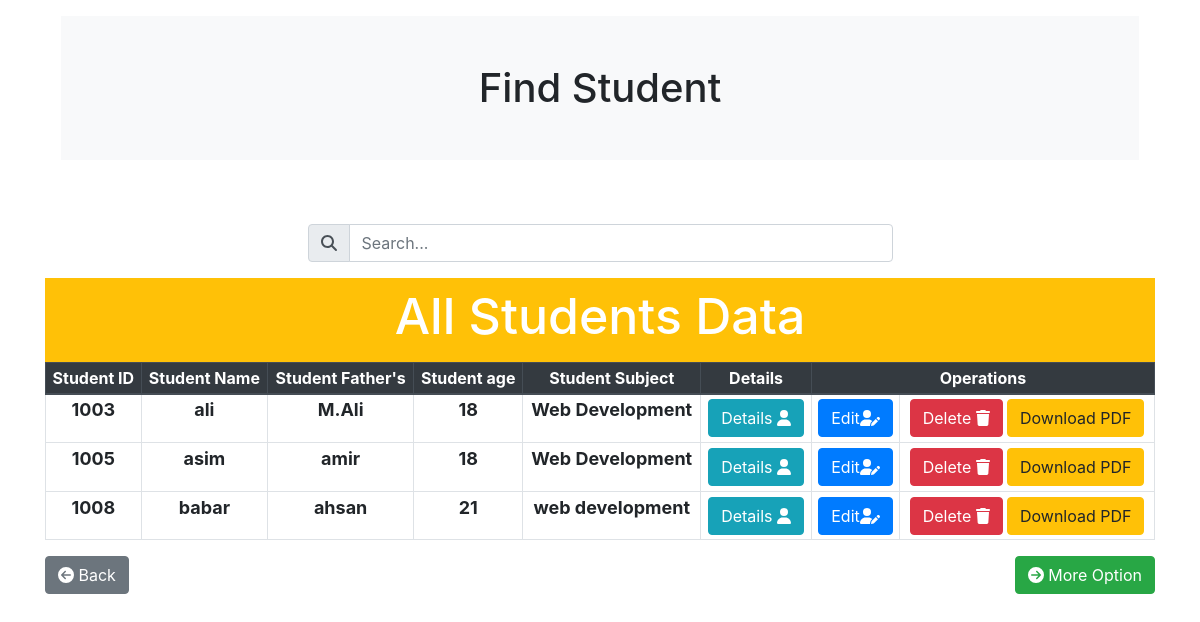
Screenshot of /display.php with the database file from the repository.
### tables this page shows
CREATE TABLE `studentsdata` (
  `StudentId` int(11) NOT NULL,
  `StudentName` varchar(50) NOT NULL,
  `StudentFather` varchar(60) NOT NULL,
  `StudentAge` int(30) NOT NULL,
  `StudentCourse` varchar(40) NOT NULL,
  `username` varchar(255) NOT NULL,
  `password` varchar(255) NOT NULL
);

### display.php (the view, shortened to what this page needs)
<?php
include("conction.php");
$query = "SELECT * FROM studentsdata";
$data=mysqli_query($connection,$query);
$total=mysqli_num_rows($data);
if($total != 0){
?>
<div class="container">
<h1 class="text-center bg-light p-5  m-3">Find Student</h1>
</div>
	<div class="row">
<div class="col-10 mx-auto col-md-6 mt-5">
	<form>
		<div class="input-group mb-3">
			<div class="input-group-prepend">
				<span class="input-group-text serach-box" id="serach-icon"><i class="fas fa-search"></i></span>
			</div>
			</label><input type="text" name="" class="form-control" placeholder="Search..." id="search-item">
		</div>
	</form>
	</div>
</div>
<div class="container">
		<div class="container bg-warning p-2">
		<h3 class=" my1 text-center">All Students Data</h3>
	</div>
<table class='table table-hover table-sm table-bordered'>
		<thead class="thead-dark text-center">
			<tr>
			<th>Student ID</th>
		<th>Student Name</th>
		<th>Student Father's</th>
			<th>Student age</th>
			<th>Student Subject</th>
			<th>Details</th>
			<th colspan="2">Operations</th>
		</tr>
			</thead>
<?php
	while ($result=mysqli_fetch_assoc($data)) {
		echo "
	<tr class='text-center'>
		<td>".$result['StudentId']."</td>
		<td>".$result['StudentName']."</td>
		<td>".$result['StudentFather']."</td>
		<td>".$result['StudentAge']."</td>
		<td>".$result['StudentCourse']."</td>
		<td><button class='btn btn-info' data-toggle='modal' data-target='#mymodal'>Details <i class='fas fa-user'></i></button></td>
	<td><a href='edit.php?sid=$result[StudentId] & sn=$result[StudentName] & sf=$result[StudentFather] & sage=$result[StudentAge] & scr=$result[StudentCourse]' class='btn btn-primary'>Edit<i class='fas fa-user-edit'></a></i></td>
	<td><a href='delete.php? sid=$result[StudentId]' onclick='return checkdelete()'class='btn btn-danger' >Delete <i class='fas fa-trash'></i></a>
	<a href='#' class='btn btn-warning'>Download PDF</a>
	</td>
</tr>";
	}
}
else{
}
?>
</table>
<a href="form.php" class="btn btn-secondary"><i class="fas fa-arrow-circle-left"></i> Back </a>
<a href="index.php" class="btn btn-success float-right"><i class="fas fa-arrow-circle-right"></i> More Option </a>
<!DOCTYPE html>
<html>
<head>
	<link rel="stylesheet" type="text/css" href="css/bootstrap.min.css">
<link rel="stylesheet" type="text/css" href="design.css">
</head>
<body>
</body>
</html>

### design.css (style rules this page uses)
* { margin: 0; padding: 0; box-sizing: border-box; }

### display.php (style rules this page uses)
.my1 { color:white; font-size: 50px; }
table td { font-size: 18px; font-weight: bold; }

### rows the page displays
studentsdata: StudentId "1003", StudentName "ali", StudentFather "M.Ali", StudentAge "18", StudentCourse "Web Development"
studentsdata: StudentId "1005", StudentName "asim", StudentFather "amir", StudentAge "18", StudentCourse "Web Development"
studentsdata: StudentId "1008", StudentName "babar", StudentFather "ahsan", StudentAge "21", StudentCourse "web development"
